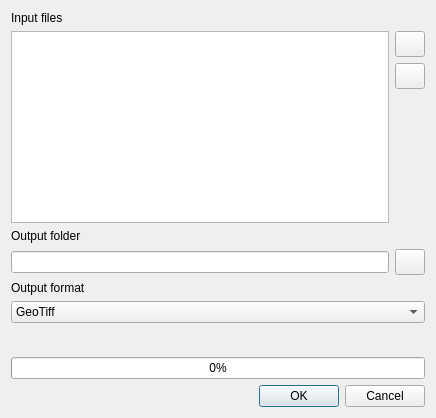
<ui version="4.0" >
 <class>OmgGdalConverterBase</class>
 <widget class="QDialog" name="OmgGdalConverterBase" >
  <property name="geometry" >
   <rect>
    <x>0</x>
    <y>0</y>
    <width>436</width>
    <height>418</height>
   </rect>
  </property>
  <property name="windowTitle" >
   <string>Raster File Converter</string>
  </property>
  <property name="windowIcon" >
   <iconset resource="../resources/resources.qrc" >:/om_logo.png</iconset>
  </property>
  <layout class="QGridLayout" >
   <item row="0" column="0" colspan="2" >
    <widget class="QLabel" name="lblInputFile" >
     <property name="text" >
      <string>Input files</string>
     </property>
     <property name="buddy" >
      <cstring>pbnRemoveFile</cstring>
     </property>
    </widget>
   </item>
   <item row="1" column="0" colspan="2" >
    <layout class="QGridLayout" >
     <item row="1" column="1" >
      <widget class="QPushButton" name="pbnRemoveFile" >
       <property name="sizePolicy" >
        <sizepolicy vsizetype="Fixed" hsizetype="Fixed" >
         <horstretch>0</horstretch>
         <verstretch>0</verstretch>
        </sizepolicy>
       </property>
       <property name="minimumSize" >
        <size>
         <width>30</width>
         <height>26</height>
        </size>
       </property>
       <property name="maximumSize" >
        <size>
         <width>30</width>
         <height>26</height>
        </size>
       </property>
       <property name="text" >
        <string/>
       </property>
       <property name="icon" >
        <iconset resource="../resources/resources.qrc" >:/edittrash.png</iconset>
       </property>
      </widget>
     </item>
     <item row="2" column="1" >
      <spacer>
       <property name="orientation" >
        <enum>Qt::Vertical</enum>
       </property>
       <property name="sizeHint" >
        <size>
         <width>30</width>
         <height>103</height>
        </size>
       </property>
      </spacer>
     </item>
     <item row="0" column="1" >
      <widget class="QPushButton" name="pbnSelectFile" >
       <property name="minimumSize" >
        <size>
         <width>30</width>
         <height>26</height>
        </size>
       </property>
       <property name="maximumSize" >
        <size>
         <width>30</width>
         <height>26</height>
        </size>
       </property>
       <property name="text" >
        <string/>
       </property>
       <property name="icon" >
        <iconset resource="../resources/resources.qrc" >:/fileopen.png</iconset>
       </property>
      </widget>
     </item>
     <item rowspan="3" row="0" column="0" >
      <widget class="QListWidget" name="lstInputFiles" />
     </item>
    </layout>
   </item>
   <item row="2" column="0" colspan="2" >
    <widget class="QLabel" name="lblOutputDir" >
     <property name="text" >
      <string>Output folder</string>
     </property>
     <property name="buddy" >
      <cstring>pbnRemoveFile</cstring>
     </property>
    </widget>
   </item>
   <item row="3" column="0" >
    <widget class="QLineEdit" name="leOutputDir" />
   </item>
   <item row="3" column="1" >
    <widget class="QPushButton" name="pbnSelectDir" >
     <property name="minimumSize" >
      <size>
       <width>30</width>
       <height>26</height>
      </size>
     </property>
     <property name="maximumSize" >
      <size>
       <width>30</width>
       <height>26</height>
      </size>
     </property>
     <property name="text" >
      <string/>
     </property>
     <property name="icon" >
      <iconset resource="../resources/resources.qrc" >:/fileopen.png</iconset>
     </property>
    </widget>
   </item>
   <item row="4" column="0" colspan="2" >
    <widget class="QLabel" name="lblOutputType" >
     <property name="text" >
      <string>Output format</string>
     </property>
     <property name="buddy" >
      <cstring></cstring>
     </property>
    </widget>
   </item>
   <item row="5" column="0" colspan="2" >
    <widget class="QComboBox" name="cboOutputFileType" >
     <item>
      <property name="text" >
       <string>GeoTiff</string>
      </property>
     </item>
     <item>
      <property name="text" >
       <string>Arc/Info ASCII Grid</string>
      </property>
     </item>
    </widget>
   </item>
   <item row="6" column="0" >
    <spacer>
     <property name="orientation" >
      <enum>Qt::Vertical</enum>
     </property>
     <property name="sizeHint" >
      <size>
       <width>20</width>
       <height>20</height>
      </size>
     </property>
    </spacer>
   </item>
   <item row="7" column="0" colspan="2" >
    <widget class="QProgressBar" name="progressBar" >
     <property name="value" >
      <number>0</number>
     </property>
     <property name="orientation" >
      <enum>Qt::Horizontal</enum>
     </property>
    </widget>
   </item>
   <item row="8" column="0" colspan="2" >
    <widget class="QDialogButtonBox" name="buttonBox" >
     <property name="standardButtons" >
      <set>QDialogButtonBox::Cancel|QDialogButtonBox::NoButton|QDialogButtonBox::Ok</set>
     </property>
    </widget>
   </item>
  </layout>
 </widget>
 <resources>
  <include location="../resources/resources.qrc" />
 </resources>
 <connections>
  <connection>
   <sender>buttonBox</sender>
   <signal>accepted()</signal>
   <receiver>OmgGdalConverterBase</receiver>
   <slot>accept()</slot>
   <hints>
    <hint type="sourcelabel" >
     <x>374</x>
     <y>391</y>
    </hint>
    <hint type="destinationlabel" >
     <x>432</x>
     <y>342</y>
    </hint>
   </hints>
  </connection>
  <connection>
   <sender>buttonBox</sender>
   <signal>rejected()</signal>
   <receiver>OmgGdalConverterBase</receiver>
   <slot>reject()</slot>
   <hints>
    <hint type="sourcelabel" >
     <x>306</x>
     <y>392</y>
    </hint>
    <hint type="destinationlabel" >
     <x>429</x>
     <y>274</y>
    </hint>
   </hints>
  </connection>
 </connections>
</ui>
